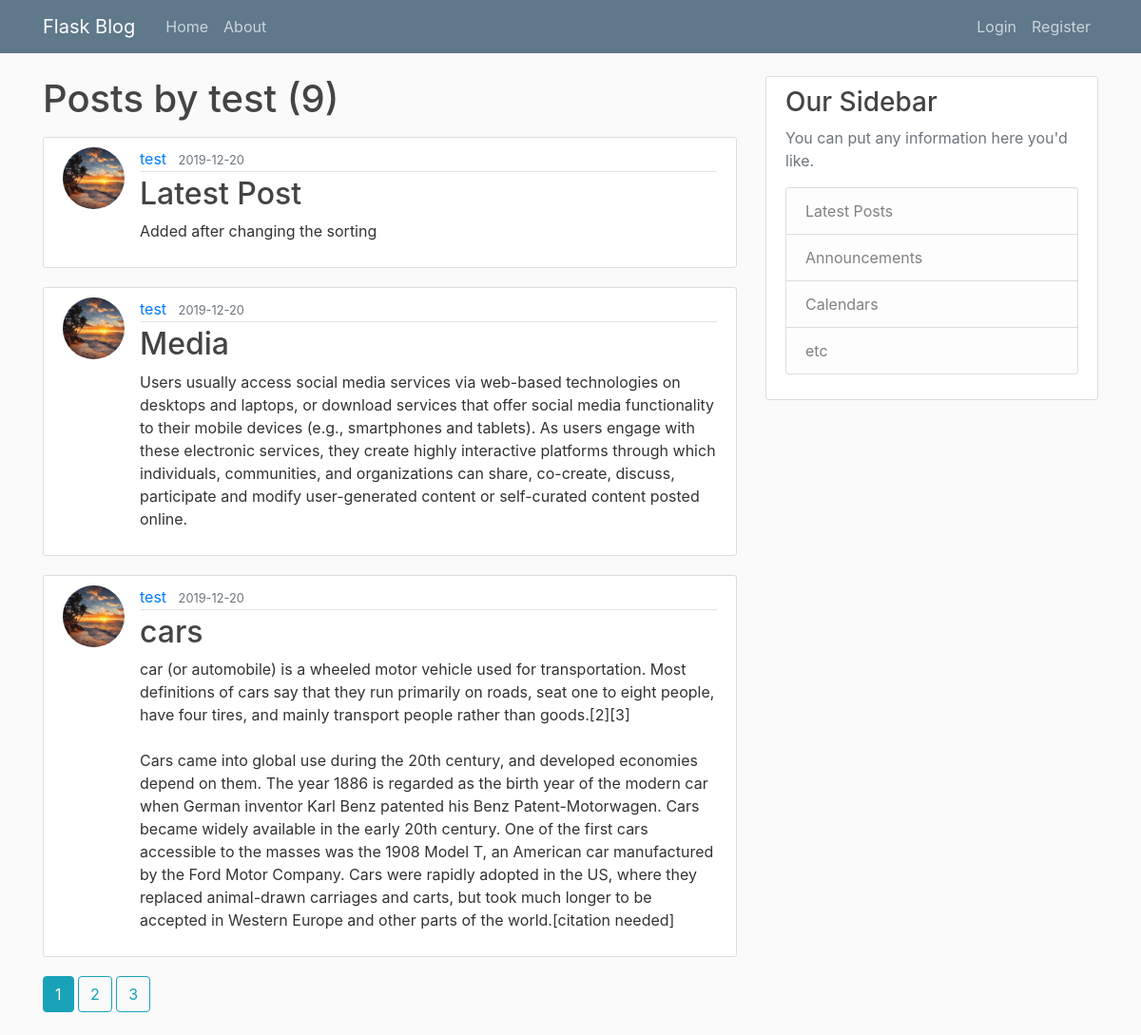
The app's page /user/test with its own data.
### flaskblog/models.py (models this page shows, shortened)
class User(db.Model, UserMixin):
    id = db.Column(db.Integer, primary_key=True)
    username = db.Column(db.String(20), unique=True, nullable=False)
    email = db.Column(db.String(120), unique=True, nullable=False)
    image_file = db.Column(db.String(20), nullable=False, default='default.jpeg')
    password = db.Column(db.String(60), nullable=False)
    posts = db.relationship('Post', backref='author', lazy=True)

class Post(db.Model):
    id = db.Column(db.Integer, primary_key=True)
    title = db.Column(db.String(100), nullable=False)
    date_posted = db.Column(db.DateTime, nullable=False, default=datetime.utcnow)
    content = db.Column(db.Text, nullable=False)
    user_id = db.Column(db.Integer, db.ForeignKey('user.id'), nullable=False)

### flaskblog/users/routes.py (the view)
@users.route("/user/<string:username>",methods=['GET'])
def user_posts(username):
    page = request.args.get('page',1,type=int)
    user = User.query.filter_by(username = username).first_or_404()
    posts = Post.query.filter_by(author=user)\
        .order_by(Post.date_posted.desc())\
        .paginate(page=page, per_page=3)
    return render_template('user_posts.html', posts=posts, user=user)

### flaskblog/templates/user_posts.html
{% extends "layout.html" %}
{% block content %}
	<h1 class="mb-3">Posts by {{ user.username }} ({{ posts.total }})</h1>
	{% for post in posts.items %}
		<article class="media content-section">
			<img src="{{ url_for('static', filename='pics/'+ post.author.image_file) }}" class="rounded-circle article-img">
		  <div class="media-body">
		    <div class="article-metadata">
		      <a class="mr-2" href="{{ url_for('users.user_posts', username=post.author.username) }}">{{ post.author.username }}</a>
		      <small class="text-muted">{{ post.date_posted.strftime('%Y-%m-%d') }}</small>
		    </div>
		    <h2><a class="article-title" href="{{ url_for('posts.post',post_id = post.id) }}">{{ post.title }}</a></h2>
		    <p class="article-content">{{ post.content }}</p>
		  </div>
		</article>
	{%endfor%}
	{% for page_num in posts.iter_pages(left_edge=1, right_edge=1, left_current=1, right_current=2) %}
		{% if page_num %}
			{% if posts.page == page_num %}
				<a class="btn btn-info mb-4" href="{{ url_for('users.user_posts', username= user.username,page = page_num) }}">
				{{ page_num }}
			</a>
			{% else %}
				<a class="btn btn-outline-info mb-4" href="{{ url_for('users.user_posts', username= user.username,page = page_num) }}">
				{{ page_num }}
			</a>
			{%endif%}
		{%else%}
			...
		{%endif%}
	{%endfor%}
{% endblock content %}

### flaskblog/static/main.css (style rules this page uses)
body { background: #fafafa; color: #333333; margin-top: 5rem; }
h1, h2, h3, h4, h5, h6 { color: #444444; }
.content-section { background: #ffffff; padding: 10px 20px; border: 1px solid #dddddd; border-radius: 3px; margin-bottom: 20px; }
.article-title { color: #444444; }
.article-content { white-space: pre-line; }
.article-img { height: 65px; width: 65px; margin-right: 16px; }
.article-metadata { padding-bottom: 1px; margin-bottom: 4px; border-bottom: 1px solid #e3e3e3 }

### records on screen
User: username "test"
Post: image_file (placeholder picture), author.username "test", date_posted "2019-12-20", title "Latest Post", content "Added after changing the sorting"
Post: image_file (placeholder picture), author.username "test", date_posted "2019-12-20", title "Media", content "Users usually access social media services via web-based technologies on desktops and laptops, or download services that offer social media functionality to their mobile devices (e.g., smartphones and tablets). As users engage with these electronic services, they create highly interactive platforms through which individuals, communities, and organizations can share, co-create, discuss, participate and modify user-generated content or self-curated content posted online."
Post: image_file (placeholder picture), author.username "test", date_posted "2019-12-20", title "cars", content "car (or automobile) is a wheeled motor vehicle used for transportation. Most definitions of cars say that they run primarily on roads, seat one to eight people, have four tires, and mainly transport people rather than goods.[2][3] Cars came into global use during the 20th century, and developed economies depend on them. The year 1886 is regarded as the birth year of the modern car when German inventor Karl Benz patented his Benz Patent-Motorwagen. Cars became widely available in the early 20th century. One of the first cars accessible to the masses was the 1908 Model T, an American car manufactured by the Ford Motor Company. Cars were rapidly adopted in the US, where they replaced…"

### other values on screen
{{ posts.total }} "9"
{{ page_num }} "1"
{{ page_num }} "2" "3"
